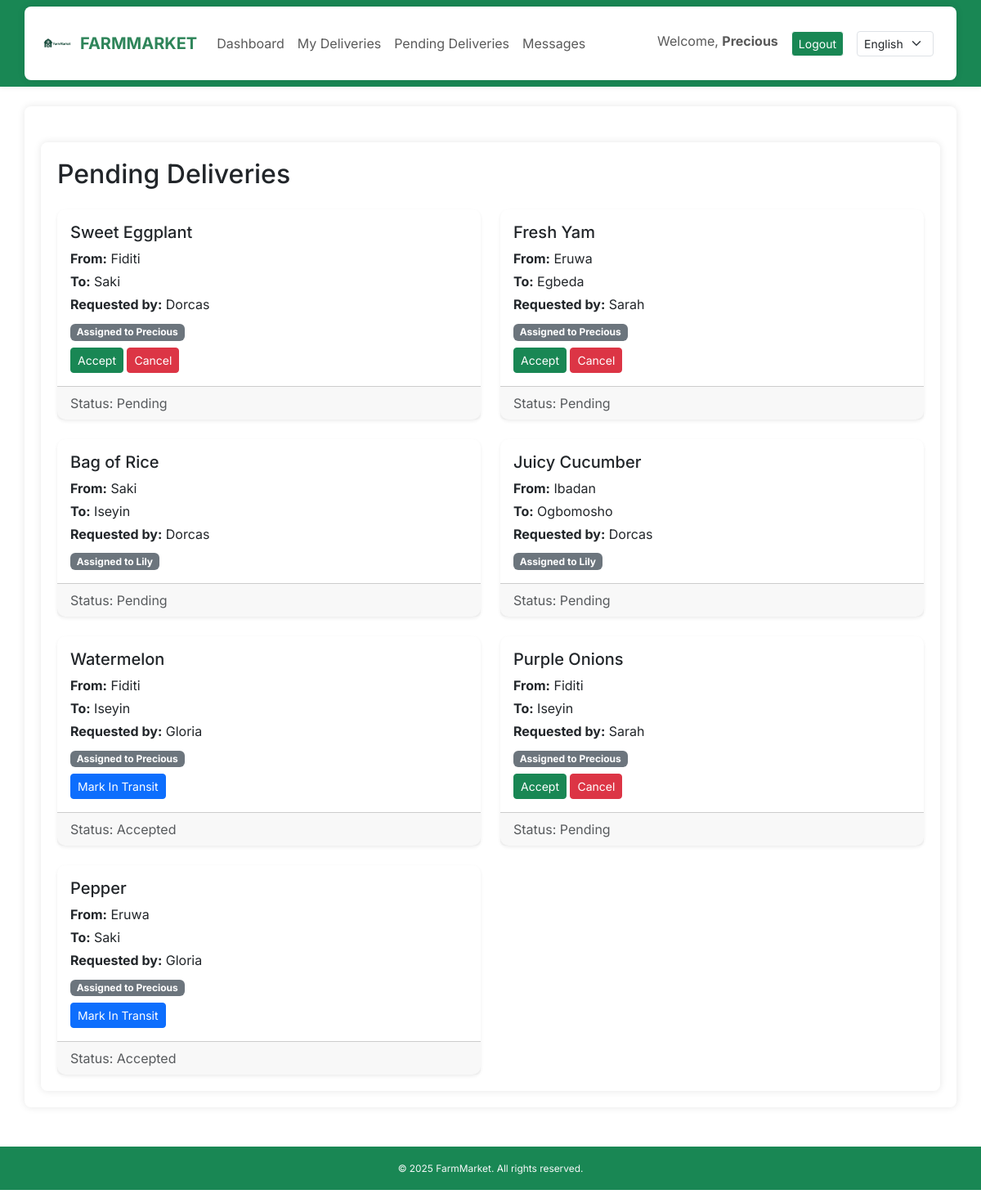
Page /delivery/pending/ (signed in) on the earlier database version.
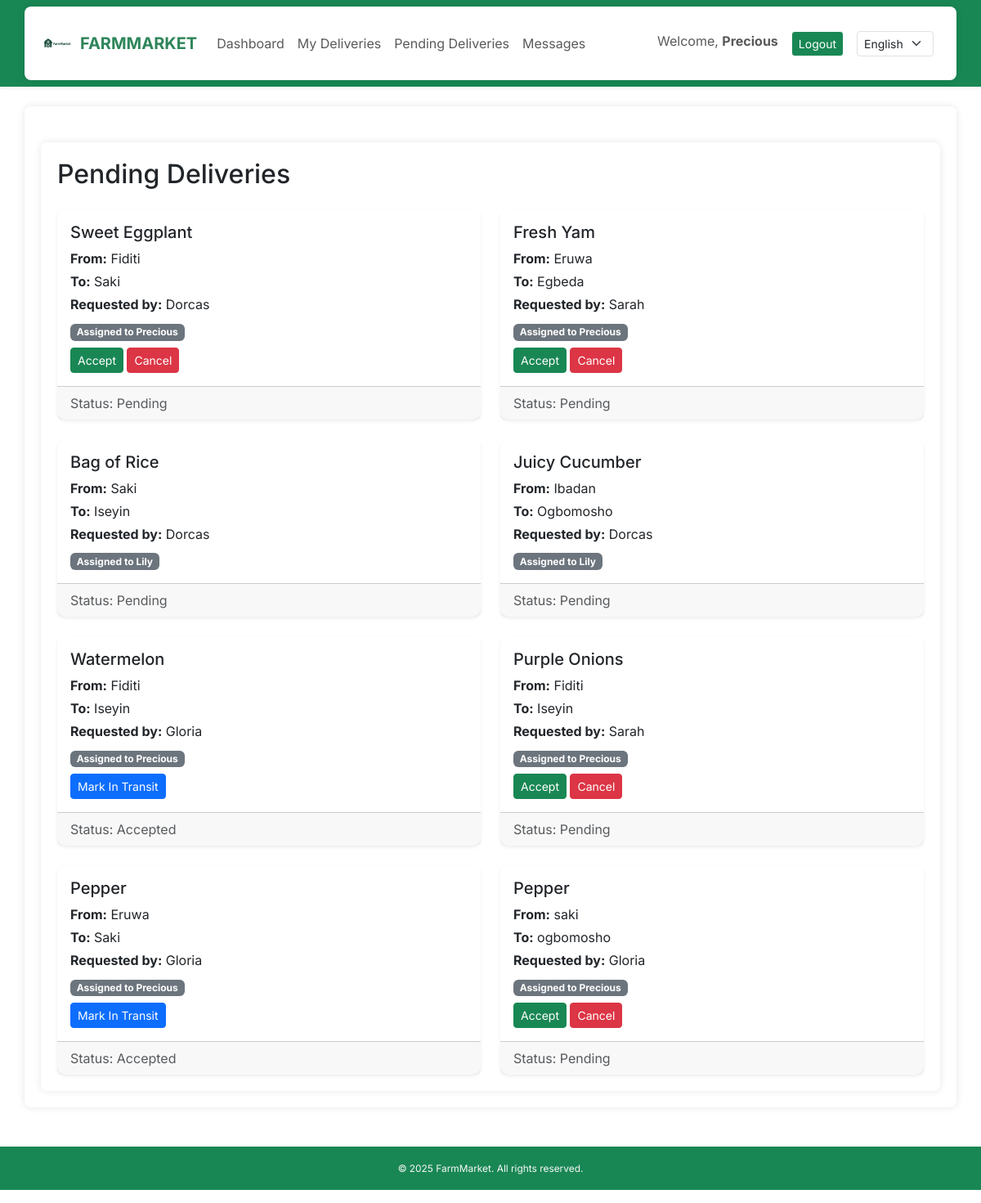
Same page on the later database version.
### core/models.py (models this page shows, shortened)
class DeliveryRequest(models.Model):
    STATUS_CHOICES = [
        ('pending', 'Pending'),
        ('accepted', 'Accepted'),
        ('in_transit', 'In Transit'),
        ('delivered', 'Delivered'),
        ('cancelled', 'Cancelled'),
    ]
    product = models.ForeignKey(Product, on_delete=models.CASCADE)
    buyer = models.ForeignKey(User, on_delete=models.SET_NULL, null=True, blank=True, related_name="buyer_delivery_requests")
    farmer = models.ForeignKey(User, on_delete=models.CASCADE, related_name="farmer_delivery_requests")
    logistics_agent = models.ForeignKey(User, on_delete=models.SET_NULL, null=True, blank=True, related_name='deliveries_handled')
    pickup_location = models.CharField(max_length=100)
    destination = models.CharField(max_length=100)
    status = models.CharField(max_length=20, choices=STATUS_CHOICES, default='pending')
    requested_for_group = models.BooleanField(default=False)
    date_requested = models.DateTimeField(auto_now_add=True)

class Product(models.Model):
    farmer = models.ForeignKey(User, on_delete=models.CASCADE)
    title = models.CharField(_("Title"), max_length=100)
    description = models.TextField(_("Description"))
    price = models.DecimalField(max_digits=10, decimal_places=2)
    quantity = models.PositiveIntegerField()
    city = models.CharField(max_length=100)
    state = models.CharField(max_length=100, default="Oyo State")
    category = models.CharField(max_length=20, choices=CROP_CHOICES, default='Tomato')
    image = models.ImageField(upload_to='product_images/', blank=True, null=True)
    date_posted = models.DateTimeField(auto_now_add=True)

### core/views.py (the view)
# urls.py: path('delivery/pending/', views.view_pending_deliveries, name='pending_deliveries'),
@login_required
def view_pending_deliveries(request):
    if request.user.profile.role == 'logistics':
        deliveries = DeliveryRequest.objects.filter(
            logistics_agent=request.user
        ).exclude(status__in=['delivered', 'cancelled']) | DeliveryRequest.objects.filter(status='pending')
        deliveries = deliveries.distinct()
        return render(request, 'core/pending_deliveries.html', {'deliveries': deliveries})
    else:
        return redirect('home')

### core/context_processors.py (called while the page is built)
def language_code(request):
    return {
        'LANGUAGE_CODE': translation.get_language()
    }

### core/templates/core/pending_deliveries.html
{% extends 'core/base.html' %}
{% load i18n %}
{% block content %}
<div class="container mt-4">
    <h2 class="mb-4">{% trans "Pending Deliveries" %}</h2>
    {% if deliveries %}
        <div class="row row-cols-1 row-cols-md-2 g-4">
            {% for delivery in deliveries %}
            <div class="col">
                <div class="card shadow-sm h-100">
                    <div class="card-body">
                        <h5 class="card-title">{{ delivery.product.title }}</h5>
                        <p class="card-text mb-1"><strong>{% trans "From:" %}</strong> {{ delivery.pickup_location }}</p>
                        <p class="card-text mb-1"><strong>{% trans "To:" %}</strong> {{ delivery.destination }}</p>
                        <p class="card-text mb-2"><strong>{% trans "Requested by:" %}</strong> {{ delivery.farmer.username }}</p>
                        {% if delivery.logistics_agent %}
                            <span class="badge bg-secondary">Assigned to {{ delivery.logistics_agent.username }}</span>
                            {% if delivery.logistics_agent == user %}
        <div class="mt-2">
            {% if delivery.status == 'pending' %}
                <a href="{% url 'update_delivery_status' delivery.id 'accepted' %}" class="btn btn-success btn-sm">{% trans "Accept" %}</a>
                <a href="{% url 'update_delivery_status' delivery.id 'cancelled' %}" class="btn btn-danger btn-sm">{% trans "Cancel" %}</a>
            {% elif delivery.status == 'accepted' %}
                <a href="{% url 'update_delivery_status' delivery.id 'in_transit' %}" class="btn btn-primary btn-sm">{% trans "Mark In Transit" %}</a>
            {% elif delivery.status == 'in_transit' %}
                <a href="{% url 'update_delivery_status' delivery.id 'delivered' %}" class="btn btn-success btn-sm">{% trans "Mark Delivered" %}</a>
            {% endif %}
        </div>
    {% endif %}
                        {% else %}
                            <a href="{% url 'update_delivery_status' delivery.id 'accepted' %}" class="btn btn-success btn-sm mt-2">{% trans "Accept Delivery" %}</a>
                        {% endif %}
                    </div>
                    <div class="card-footer text-muted">
                        {% trans "Status:" %} {{ delivery.status|capfirst }}
                    </div>
                </div>
            </div>
            {% endfor %}
        </div>
    {% else %}
        <div class="alert alert-info text-center">
            {% trans "No pending deliveries at the moment. Check back later!" %}
        </div>
    {% endif %}
</div>
{% endblock %}

Differences in the rows shown:
added DeliveryRequest: product "Pepper", pickup_location "saki", destination "ogbomosho", farmer.username "Gloria", logistics_agent.username "Precious", status "Pending"
